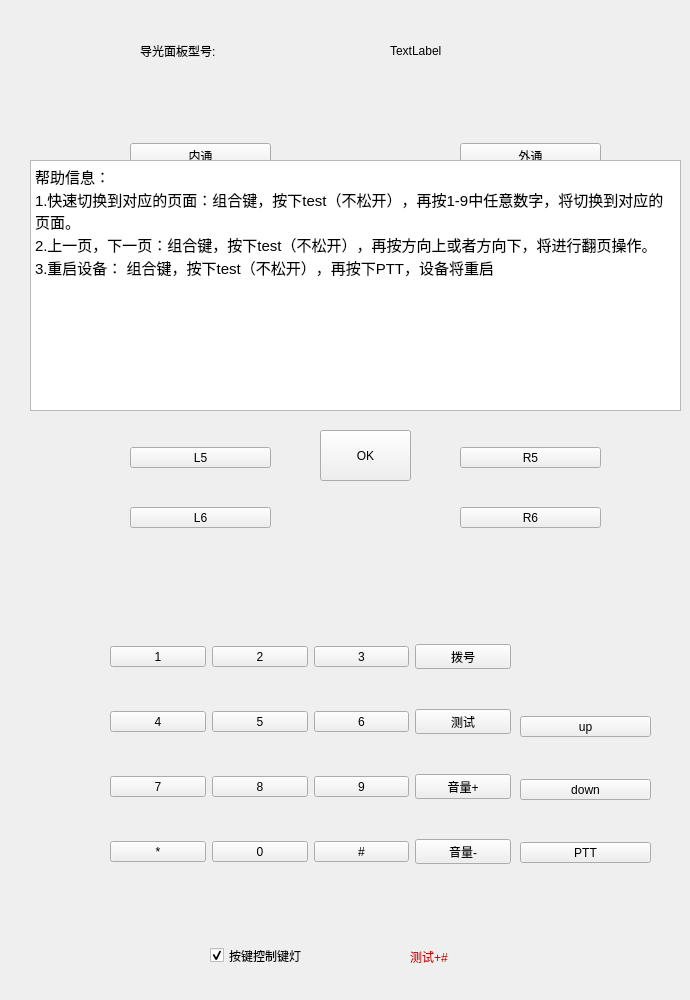
   <widget class="QWidget" name="page">
    <widget class="QWidget" name="verticalLayoutWidget">
     <property name="geometry">
      <rect>
       <x>130</x>
       <y>110</y>
       <width>141</width>
       <height>451</height>
      </rect>
     </property>
     <layout class="QVBoxLayout" name="verticalLayout">
      <item>
       <widget class="QToolButton" name="toolButton_Inc">
        <property name="sizePolicy">
         <sizepolicy hsizetype="Expanding" vsizetype="Fixed">
          <horstretch>0</horstretch>
          <verstretch>0</verstretch>
         </sizepolicy>
        </property>
        <property name="focusPolicy">
         <enum>Qt::NoFocus</enum>
        </property>
        <property name="styleSheet">
         <string notr="true">font: 20pt &quot;Ubuntu&quot;;</string>
        </property>
        <property name="text">
         <string>内通</string>
        </property>
       </widget>
      </item>
      <item>
       <widget class="QToolButton" name="toolButton_L1">
        <property name="sizePolicy">
         <sizepolicy hsizetype="Expanding" vsizetype="Fixed">
          <horstretch>0</horstretch>
          <verstretch>0</verstretch>
         </sizepolicy>
        </property>
        <property name="focusPolicy">
         <enum>Qt::NoFocus</enum>
        </property>
        <property name="styleSheet">
         <string notr="true">font: 20pt &quot;Ubuntu&quot;;</string>
        </property>
        <property name="text">
         <string>L1</string>
        </property>
       </widget>
      </item>
      <item>
       <widget class="QToolButton" name="toolButton_L2">
        <property name="sizePolicy">
         <sizepolicy hsizetype="Expanding" vsizetype="Fixed">
          <horstretch>0</horstretch>
          <verstretch>0</verstretch>
         </sizepolicy>
        </property>
        <property name="focusPolicy">
         <enum>Qt::NoFocus</enum>
        </property>
        <property name="styleSheet">
         <string notr="true">font: 20pt &quot;Ubuntu&quot;;</string>
        </property>
        <property name="text">
         <string>L2</string>
        </property>
       </widget>
      </item>
      <item>
       <widget class="QToolButton" name="toolButton_L3">
        <property name="sizePolicy">
         <sizepolicy hsizetype="Expanding" vsizetype="Fixed">
          <horstretch>0</horstretch>
          <verstretch>0</verstretch>
         </sizepolicy>
        </property>
        <property name="focusPolicy">
         <enum>Qt::NoFocus</enum>
        </property>
        <property name="styleSheet">
         <string notr="true">font: 20pt &quot;Ubuntu&quot;;</string>
        </property>
        <property name="text">
         <string>L3</string>
        </property>
       </widget>
      </item>
      <item>
       <widget class="QToolButton" name="toolButton_L4">
        <property name="sizePolicy">
         <sizepolicy hsizetype="Expanding" vsizetype="Fixed">
          <horstretch>0</horstretch>
          <verstretch>0</verstretch>
         </sizepolicy>
        </property>
        <property name="focusPolicy">
         <enum>Qt::NoFocus</enum>
        </property>
        <property name="styleSheet">
         <string notr="true">font: 20pt &quot;Ubuntu&quot;;</string>
        </property>
        <property name="text">
         <string>L4</string>
        </property>
       </widget>
      </item>
      <item>
       <widget class="QToolButton" name="toolButton_L5">
        <property name="sizePolicy">
         <sizepolicy hsizetype="Expanding" vsizetype="Fixed">
          <horstretch>0</horstretch>
          <verstretch>0</verstretch>
         </sizepolicy>
        </property>
        <property name="focusPolicy">
         <enum>Qt::NoFocus</enum>
        </property>
        <property name="styleSheet">
         <string notr="true">font: 20pt &quot;Ubuntu&quot;;</string>
        </property>
        <property name="text">
         <string>L5</string>
        </property>
       </widget>
      </item>
      <item>
       <widget class="QToolButton" name="toolButton_L6">
        <property name="sizePolicy">
         <sizepolicy hsizetype="Expanding" vsizetype="Fixed">
          <horstretch>0</horstretch>
          <verstretch>0</verstretch>
         </sizepolicy>
        </property>
        <property name="focusPolicy">
         <enum>Qt::NoFocus</enum>
        </property>
        <property name="styleSheet">
         <string notr="true">font: 20pt &quot;Ubuntu&quot;;</string>
        </property>
        <property name="text">
         <string>L6</string>
        </property>
       </widget>
      </item>
     </layout>
    </widget>
    <widget class="QWidget" name="verticalLayoutWidget_2">
     <property name="geometry">
      <rect>
       <x>460</x>
       <y>110</y>
       <width>141</width>
       <height>451</height>
      </rect>
     </property>
     <layout class="QVBoxLayout" name="verticalLayout_2">
      <item>
       <widget class="QToolButton" name="toolButton_Ext">
        <property name="sizePolicy">
         <sizepolicy hsizetype="Expanding" vsizetype="Fixed">
          <horstretch>0</horstretch>
          <verstretch>0</verstretch>
         </sizepolicy>
        </property>
        <property name="focusPolicy">
         <enum>Qt::NoFocus</enum>
        </property>
        <property name="styleSheet">
         <string notr="true">font: 20pt &quot;Ubuntu&quot;;</string>
        </property>
        <property name="text">
         <string>外通</string>
        </property>
       </widget>
      </item>
      <item>
       <widget class="QToolButton" name="toolButton_R1">
        <property name="sizePolicy">
         <sizepolicy hsizetype="Expanding" vsizetype="Fixed">
          <horstretch>0</horstretch>
          <verstretch>0</verstretch>
         </sizepolicy>
        </property>
        <property name="focusPolicy">
         <enum>Qt::NoFocus</enum>
        </property>
        <property name="styleSheet">
         <string notr="true">font: 20pt &quot;Ubuntu&quot;;</string>
        </property>
        <property name="text">
         <string>R1</string>
        </property>
       </widget>
      </item>
      <item>
       <widget class="QToolButton" name="toolButton_R2">
        <property name="sizePolicy">
         <sizepolicy hsizetype="Expanding" vsizetype="Fixed">
          <horstretch>0</horstretch>
          <verstretch>0</verstretch>
         </sizepolicy>
        </property>
        <property name="focusPolicy">
         <enum>Qt::NoFocus</enum>
        </property>
        <property name="styleSheet">
         <string notr="true">font: 20pt &quot;Ubuntu&quot;;</string>
        </property>
        <property name="text">
         <string>R2</string>
        </property>
       </widget>
      </item>
      <item>
       <widget class="QToolButton" name="toolButton_R3">
        <property name="sizePolicy">
         <sizepolicy hsizetype="Expanding" vsizetype="Fixed">
          <horstretch>0</horstretch>
          <verstretch>0</verstretch>
         </sizepolicy>
        </property>
        <property name="focusPolicy">
         <enum>Qt::NoFocus</enum>
        </property>
        <property name="styleSheet">
         <string notr="true">font: 20pt &quot;Ubuntu&quot;;</string>
        </property>
        <property name="text">
         <string>R3</string>
        </property>
       </widget>
      </item>
      <item>
       <widget class="QToolButton" name="toolButton_R4">
        <property name="sizePolicy">
         <sizepolicy hsizetype="Expanding" vsizetype="Fixed">
          <horstretch>0</horstretch>
          <verstretch>0</verstretch>
         </sizepolicy>
        </property>
        <property name="focusPolicy">
         <enum>Qt::NoFocus</enum>
        </property>
        <property name="styleSheet">
         <string notr="true">font: 20pt &quot;Ubuntu&quot;;</string>
        </property>
        <property name="text">
         <string>R4</string>
        </property>
       </widget>
      </item>
      <item>
       <widget class="QToolButton" name="toolButton_R5">
        <property name="sizePolicy">
         <sizepolicy hsizetype="Expanding" vsizetype="Fixed">
          <horstretch>0</horstretch>
          <verstretch>0</verstretch>
         </sizepolicy>
        </property>
        <property name="focusPolicy">
         <enum>Qt::NoFocus</enum>
        </property>
        <property name="styleSheet">
         <string notr="true">font: 20pt &quot;Ubuntu&quot;;</string>
        </property>
        <property name="text">
         <string>R5</string>
        </property>
       </widget>
      </item>
      <item>
       <widget class="QToolButton" name="toolButton_R6">
        <property name="sizePolicy">
         <sizepolicy hsizetype="Expanding" vsizetype="Fixed">
          <horstretch>0</horstretch>
          <verstretch>0</verstretch>
         </sizepolicy>
        </property>
        <property name="focusPolicy">
         <enum>Qt::NoFocus</enum>
        </property>
        <property name="styleSheet">
         <string notr="true">font: 20pt &quot;Ubuntu&quot;;</string>
        </property>
        <property name="text">
         <string>R6</string>
        </property>
       </widget>
      </item>
     </layout>
    </widget>
    <widget class="QWidget" name="gridLayoutWidget">
     <property name="geometry">
      <rect>
       <x>110</x>
       <y>610</y>
       <width>401</width>
       <height>291</height>
      </rect>
     </property>
     <layout class="QGridLayout" name="gridLayout">
      <item row="0" column="1">
       <widget class="QToolButton" name="toolButton_2">
        <property name="sizePolicy">
         <sizepolicy hsizetype="Expanding" vsizetype="Fixed">
          <horstretch>0</horstretch>
          <verstretch>0</verstretch>
         </sizepolicy>
        </property>
        <property name="focusPolicy">
         <enum>Qt::NoFocus</enum>
        </property>
        <property name="styleSheet">
         <string notr="true">font: 20pt &quot;Ubuntu&quot;;</string>
        </property>
        <property name="text">
         <string>2</string>
        </property>
       </widget>
      </item>
      <item row="2" column="0">
       <widget class="QToolButton" name="toolButton_7">
        <property name="sizePolicy">
         <sizepolicy hsizetype="Expanding" vsizetype="Fixed">
          <horstretch>0</horstretch>
          <verstretch>0</verstretch>
         </sizepolicy>
        </property>
        <property name="focusPolicy">
         <enum>Qt::NoFocus</enum>
        </property>
        <property name="styleSheet">
         <string notr="true">font: 20pt &quot;Ubuntu&quot;;</string>
        </property>
        <property name="text">
         <string>7</string>
        </property>
       </widget>
      </item>
      <item row="0" column="2">
       <widget class="QToolButton" name="toolButton_3">
        <property name="sizePolicy">
         <sizepolicy hsizetype="Expanding" vsizetype="Fixed">
          <horstretch>0</horstretch>
          <verstretch>0</verstretch>
         </sizepolicy>
        </property>
        <property name="focusPolicy">
         <enum>Qt::NoFocus</enum>
        </property>
        <property name="styleSheet">
         <string notr="true">font: 20pt &quot;Ubuntu&quot;;</string>
        </property>
        <property name="text">
         <string>3</string>
        </property>
       </widget>
      </item>
      <item row="0" column="0">
       <widget class="QToolButton" name="toolButton_1">
        <property name="sizePolicy">
         <sizepolicy hsizetype="Expanding" vsizetype="Fixed">
          <horstretch>0</horstretch>
          <verstretch>0</verstretch>
         </sizepolicy>
        </property>
        <property name="focusPolicy">
         <enum>Qt::NoFocus</enum>
        </property>
        <property name="styleSheet">
         <string notr="true">font: 20pt &quot;Ubuntu&quot;;</string>
        </property>
        <property name="text">
         <string>1</string>
        </property>
       </widget>
      </item>
      <item row="1" column="0">
       <widget class="QToolButton" name="toolButton_4">
        <property name="sizePolicy">
         <sizepolicy hsizetype="Expanding" vsizetype="Fixed">
          <horstretch>0</horstretch>
          <verstretch>0</verstretch>
         </sizepolicy>
        </property>
        <property name="focusPolicy">
         <enum>Qt::NoFocus</enum>
        </property>
        <property name="styleSheet">
         <string notr="true">font: 20pt &quot;Ubuntu&quot;;</string>
        </property>
        <property name="text">
         <string>4</string>
        </property>
       </widget>
      </item>
      <item row="0" column="3">
       <widget class="QToolButton" name="toolButton_Tell">
        <property name="sizePolicy">
         <sizepolicy hsizetype="Expanding" vsizetype="Fixed">
          <horstretch>0</horstretch>
          <verstretch>0</verstretch>
         </sizepolicy>
        </property>
        <property name="focusPolicy">
         <enum>Qt::NoFocus</enum>
        </property>
        <property name="styleSheet">
         <string notr="true">font: 20pt &quot;Ubuntu&quot;;</string>
        </property>
        <property name="text">
         <string>拨号</string>
        </property>
       </widget>
      </item>
      <item row="3" column="0">
       <widget class="QToolButton" name="toolButton_11">
        <property name="sizePolicy">
         <sizepolicy hsizetype="Expanding" vsizetype="Fixed">
          <horstretch>0</horstretch>
          <verstretch>0</verstretch>
         </sizepolicy>
        </property>
        <property name="focusPolicy">
         <enum>Qt::NoFocus</enum>
        </property>
        <property name="styleSheet">
         <string notr="true">font: 20pt &quot;Ubuntu&quot;;</string>
        </property>
        <property name="text">
         <string>*</string>
        </property>
       </widget>
      </item>
      <item row="1" column="1">
       <widget class="QToolButton" name="toolButton_5">
        <property name="sizePolicy">
         <sizepolicy hsizetype="Expanding" vsizetype="Fixed">
          <horstretch>0</horstretch>
          <verstretch>0</verstretch>
         </sizepolicy>
        </property>
        <property name="focusPolicy">
         <enum>Qt::NoFocus</enum>
        </property>
        <property name="styleSheet">
         <string notr="true">font: 20pt &quot;Ubuntu&quot;;</string>
        </property>
        <property name="text">
         <string>5</string>
        </property>
       </widget>
      </item>
      <item row="2" column="1">
       <widget class="QToolButton" name="toolButton_8">
        <property name="sizePolicy">
         <sizepolicy hsizetype="Expanding" vsizetype="Fixed">
          <horstretch>0</horstretch>
          <verstretch>0</verstretch>
         </sizepolicy>
        </property>
        <property name="focusPolicy">
         <enum>Qt::NoFocus</enum>
        </property>
        <property name="styleSheet">
         <string notr="true">font: 20pt &quot;Ubuntu&quot;;</string>
        </property>
        <property name="text">
         <string>8</string>
        </property>
       </widget>
      </item>
      <item row="3" column="1">
       <widget class="QToolButton" name="toolButton_0">
        <property name="sizePolicy">
         <sizepolicy hsizetype="Expanding" vsizetype="Fixed">
          <horstretch>0</horstretch>
          <verstretch>0</verstretch>
         </sizepolicy>
        </property>
        <property name="focusPolicy">
         <enum>Qt::NoFocus</enum>
        </property>
        <property name="styleSheet">
         <string notr="true">font: 20pt &quot;Ubuntu&quot;;</string>
        </property>
        <property name="text">
         <string>0</string>
        </property>
       </widget>
      </item>
      <item row="1" column="2">
       <widget class="QToolButton" name="toolButton_6">
        <property name="sizePolicy">
         <sizepolicy hsizetype="Expanding" vsizetype="Fixed">
          <horstretch>0</horstretch>
          <verstretch>0</verstretch>
         </sizepolicy>
        </property>
        <property name="focusPolicy">
         <enum>Qt::NoFocus</enum>
        </property>
        <property name="styleSheet">
         <string notr="true">font: 20pt &quot;Ubuntu&quot;;</string>
        </property>
        <property name="text">
         <string>6</string>
        </property>
       </widget>
      </item>
      <item row="2" column="2">
       <widget class="QToolButton" name="toolButton_9">
        <property name="sizePolicy">
         <sizepolicy hsizetype="Expanding" vsizetype="Fixed">
          <horstretch>0</horstretch>
          <verstretch>0</verstretch>
         </sizepolicy>
        </property>
        <property name="focusPolicy">
         <enum>Qt::NoFocus</enum>
        </property>
        <property name="styleSheet">
         <string notr="true">font: 20pt &quot;Ubuntu&quot;;</string>
        </property>
        <property name="text">
         <string>9</string>
        </property>
       </widget>
      </item>
      <item row="3" column="2">
       <widget class="QToolButton" name="toolButton_12">
        <property name="sizePolicy">
         <sizepolicy hsizetype="Expanding" vsizetype="Fixed">
          <horstretch>0</horstretch>
          <verstretch>0</verstretch>
         </sizepolicy>
        </property>
        <property name="focusPolicy">
         <enum>Qt::NoFocus</enum>
        </property>
        <property name="styleSheet">
         <string notr="true">font: 20pt &quot;Ubuntu&quot;;</string>
        </property>
        <property name="text">
         <string>#</string>
        </property>
       </widget>
      </item>
      <item row="1" column="3">
       <widget class="QToolButton" name="toolButton_Test">
        <property name="sizePolicy">
         <sizepolicy hsizetype="Expanding" vsizetype="Fixed">
          <horstretch>0</horstretch>
          <verstretch>0</verstretch>
         </sizepolicy>
        </property>
        <property name="focusPolicy">
         <enum>Qt::NoFocus</enum>
        </property>
        <property name="styleSheet">
         <string notr="true">font: 20pt &quot;Ubuntu&quot;;</string>
        </property>
        <property name="text">
         <string>测试</string>
        </property>
       </widget>
      </item>
      <item row="2" column="3">
       <widget class="QToolButton" name="toolButton_V1">
        <property name="sizePolicy">
         <sizepolicy hsizetype="Expanding" vsizetype="Fixed">
          <horstretch>0</horstretch>
          <verstretch>0</verstretch>
         </sizepolicy>
        </property>
        <property name="focusPolicy">
         <enum>Qt::NoFocus</enum>
        </property>
        <property name="styleSheet">
         <string notr="true">font: 20pt &quot;Ubuntu&quot;;</string>
        </property>
        <property name="text">
         <string>音量+</string>
        </property>
       </widget>
      </item>
      <item row="3" column="3">
       <widget class="QToolButton" name="toolButton_V2">
        <property name="sizePolicy">
         <sizepolicy hsizetype="Expanding" vsizetype="Fixed">
          <horstretch>0</horstretch>
          <verstretch>0</verstretch>
         </sizepolicy>
        </property>
        <property name="focusPolicy">
         <enum>Qt::NoFocus</enum>
        </property>
        <property name="styleSheet">
         <string notr="true">font: 20pt &quot;Ubuntu&quot;;</string>
        </property>
        <property name="text">
         <string>音量-</string>
        </property>
       </widget>
      </item>
     </layout>
    </widget>
    <widget class="QWidget" name="verticalLayoutWidget_3">
     <property name="geometry">
      <rect>
       <x>520</x>
       <y>680</y>
       <width>131</width>
       <height>221</height>
      </rect>
     </property>
     <layout class="QVBoxLayout" name="verticalLayout_3">
      <item>
       <widget class="QToolButton" name="toolButton_Up">
        <property name="sizePolicy">
         <sizepolicy hsizetype="Expanding" vsizetype="Fixed">
          <horstretch>0</horstretch>
          <verstretch>0</verstretch>
         </sizepolicy>
        </property>
        <property name="focusPolicy">
         <enum>Qt::NoFocus</enum>
        </property>
        <property name="styleSheet">
         <string notr="true">font: 20pt &quot;Ubuntu&quot;;</string>
        </property>
        <property name="text">
         <string>up</string>
        </property>
       </widget>
      </item>
      <item>
       <widget class="QToolButton" name="toolButton_Down">
        <property name="sizePolicy">
         <sizepolicy hsizetype="Expanding" vsizetype="Fixed">
          <horstretch>0</horstretch>
          <verstretch>0</verstretch>
         </sizepolicy>
        </property>
        <property name="focusPolicy">
         <enum>Qt::NoFocus</enum>
        </property>
        <property name="styleSheet">
         <string notr="true">font: 20pt &quot;Ubuntu&quot;;</string>
        </property>
        <property name="text">
         <string>down</string>
        </property>
       </widget>
      </item>
      <item>
       <widget class="QToolButton" name="toolButton_Ptt">
        <property name="sizePolicy">
         <sizepolicy hsizetype="Expanding" vsizetype="Fixed">
          <horstretch>0</horstretch>
          <verstretch>0</verstretch>
         </sizepolicy>
        </property>
        <property name="focusPolicy">
         <enum>Qt::NoFocus</enum>
        </property>
        <property name="styleSheet">
         <string notr="true">font: 20pt &quot;Ubuntu&quot;;</string>
        </property>
        <property name="text">
         <string>PTT</string>
        </property>
       </widget>
      </item>
     </layout>
    </widget>
    <widget class="QCheckBox" name="checkBox">
     <property name="geometry">
      <rect>
       <x>210</x>
       <y>920</y>
       <width>241</width>
       <height>71</height>
      </rect>
     </property>
     <property name="focusPolicy">
      <enum>Qt::NoFocus</enum>
     </property>
     <property name="styleSheet">
      <string notr="true">font: 20pt &quot;Ubuntu&quot;;</string>
     </property>
     <property name="text">
      <string>按键控制键灯</string>
     </property>
     <property name="checked">
      <bool>true</bool>
     </property>
    </widget>
    <widget class="QLabel" name="label_17">
     <property name="geometry">
      <rect>
       <x>410</x>
       <y>940</y>
       <width>131</width>
       <height>33</height>
      </rect>
     </property>
     <property name="styleSheet">
      <string notr="true">font: 15pt &quot;Ubuntu&quot;;
color: rgb(204, 0, 0);</string>
     </property>
     <property name="text">
      <string>测试+#</string>
     </property>
    </widget>
    <widget class="QLabel" name="label_98">
     <property name="geometry">
      <rect>
       <x>140</x>
       <y>30</y>
       <width>211</width>
       <height>41</height>
      </rect>
     </property>
     <property name="styleSheet">
      <string notr="true">font: 20pt &quot;Ubuntu&quot;;</string>
     </property>
     <property name="text">
      <string>导光面板型号:</string>
     </property>
    </widget>
    <widget class="QLabel" name="label_keyboard_type">
     <property name="geometry">
      <rect>
       <x>390</x>
       <y>30</y>
       <width>141</width>
       <height>41</height>
      </rect>
     </property>
     <property name="styleSheet">
      <string notr="true">font: 20pt &quot;Ubuntu&quot;;</string>
     </property>
     <property name="text">
      <string>TextLabel</string>
     </property>
    </widget>
    <widget class="QToolButton" name="toolButton_left">
     <property name="geometry">
      <rect>
       <x>320</x>
       <y>270</y>
       <width>91</width>
       <height>51</height>
      </rect>
     </property>
     <property name="styleSheet">
      <string notr="true">font: 20pt &quot;Ubuntu&quot;;</string>
     </property>
     <property name="text">
      <string>left</string>
     </property>
    </widget>
    <widget class="QToolButton" name="toolButton_right">
     <property name="geometry">
      <rect>
       <x>320</x>
       <y>350</y>
       <width>91</width>
       <height>51</height>
      </rect>
     </property>
     <property name="styleSheet">
      <string notr="true">font: 20pt &quot;Ubuntu&quot;;</string>
     </property>
     <property name="text">
      <string>right</string>
     </property>
    </widget>
    <widget class="QToolButton" name="toolButton_ok">
     <property name="geometry">
      <rect>
       <x>320</x>
       <y>430</y>
       <width>91</width>
       <height>51</height>
      </rect>
     </property>
     <property name="styleSheet">
      <string notr="true">font: 20pt &quot;Ubuntu&quot;;</string>
     </property>
     <property name="text">
      <string>OK</string>
     </property>
    </widget>
    <widget class="QTextBrowser" name="textBrowser_help_page1">
     <property name="geometry">
      <rect>
       <x>30</x>
       <y>160</y>
       <width>651</width>
       <height>251</height>
      </rect>
     </property>
     <property name="html">
      <string>&lt;!DOCTYPE HTML PUBLIC &quot;-//W3C//DTD HTML 4.0//EN&quot; &quot;http://www.w3.org/TR/REC-html40/strict.dtd&quot;&gt;
&lt;html&gt;&lt;head&gt;&lt;meta name=&quot;qrichtext&quot; content=&quot;1&quot; /&gt;&lt;style type=&quot;text/css&quot;&gt;
p, li { white-space: pre-wrap; }
&lt;/style&gt;&lt;/head&gt;&lt;body style=&quot; font-family:'Ubuntu'; font-size:11pt; font-weight:400; font-style:normal;&quot;&gt;
&lt;p style=&quot; margin-top:0px; margin-bottom:0px; margin-left:0px; margin-right:0px; -qt-block-indent:0; text-indent:0px;&quot;&gt;帮助信息：&lt;/p&gt;
&lt;p style=&quot; margin-top:0px; margin-bottom:0px; margin-left:0px; margin-right:0px; -qt-block-indent:0; text-indent:0px;&quot;&gt;1.快速切换到对应的页面：组合键，按下test（不松开），再按1-9中任意数字，将切换到对应的页面。&lt;/p&gt;
&lt;p style=&quot; margin-top:0px; margin-bottom:0px; margin-left:0px; margin-right:0px; -qt-block-indent:0; text-indent:0px;&quot;&gt;2.上一页，下一页：组合键，按下test（不松开），再按方向上或者方向下，将进行翻页操作。&lt;/p&gt;
&lt;p style=&quot; margin-top:0px; margin-bottom:0px; margin-left:0px; margin-right:0px; -qt-block-indent:0; text-indent:0px;&quot;&gt;3.重启设备： 组合键，按下test（不松开），再按下PTT，设备将重启&lt;/p&gt;&lt;/body&gt;&lt;/html&gt;</string>
     </property>
    </widget>
   </widget>
